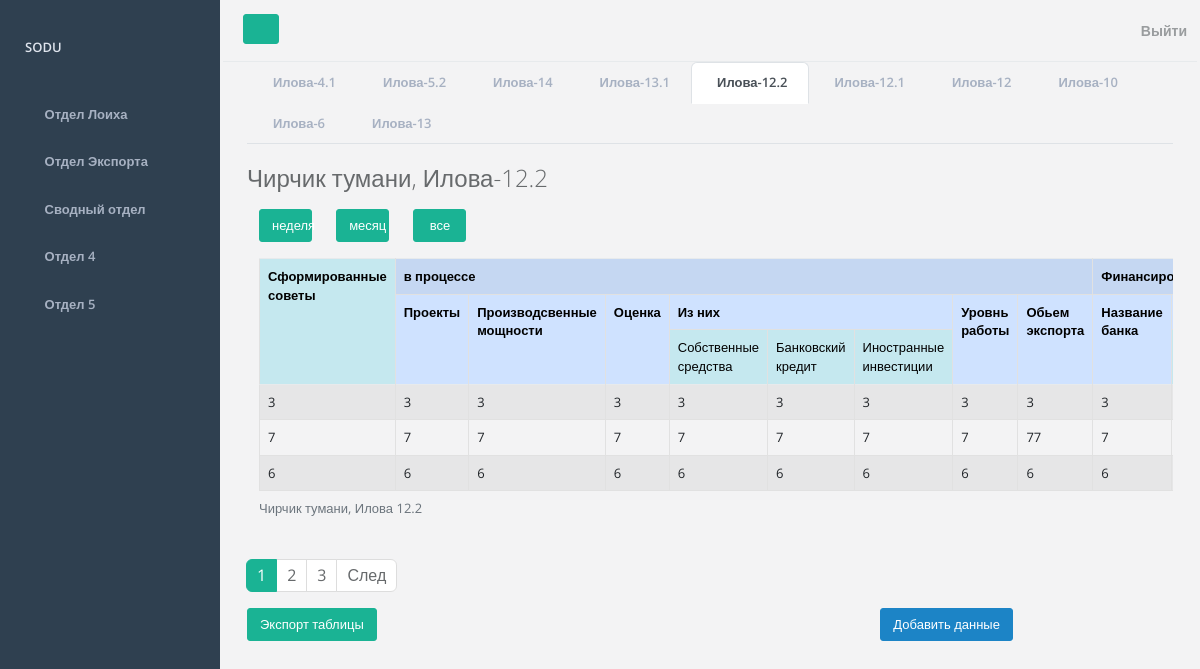
Page /projects-department/table/ilova-12.2 (signed in) on the earlier database version.
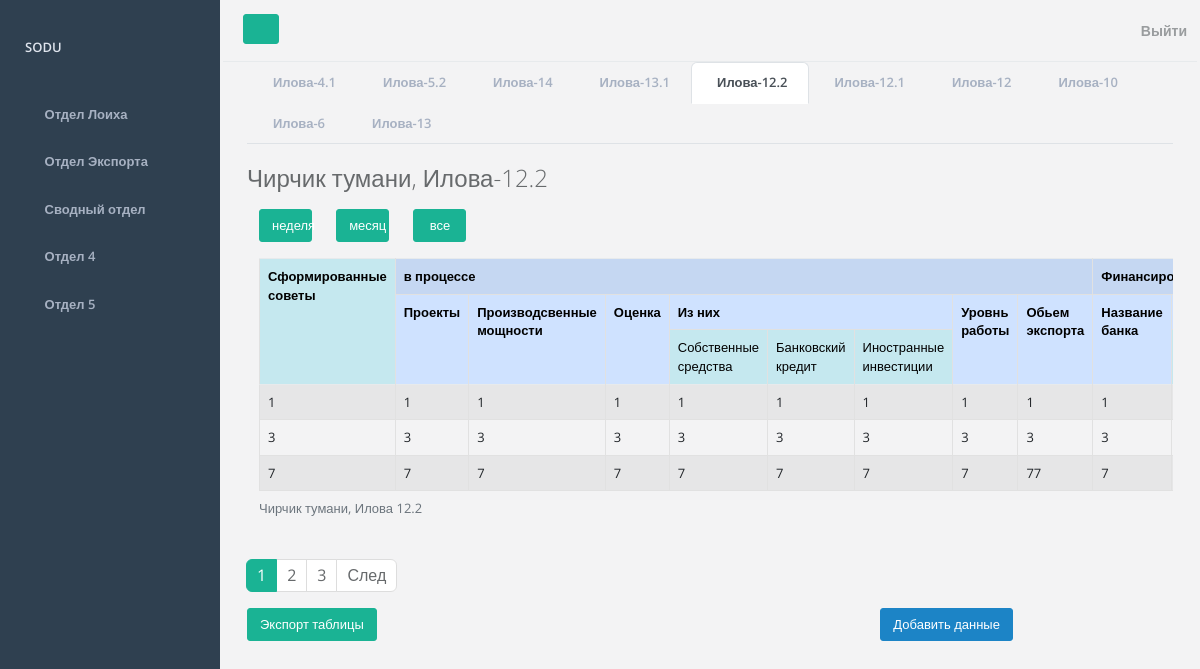
Same page on the later database version.
### mainapp/models.py (models this page shows, shortened)
class Loiha122(models.Model):
    district = models.ForeignKey(District, on_delete=models.PROTECT, verbose_name="Район")
    formed_tips = models.CharField(max_length=255, verbose_name="Сформированные советы")
    projects_at_work = models.CharField(max_length=255, verbose_name="Проекты")
    production_capacity_at_work = models.CharField(max_length=255, verbose_name="Производсвенные мощности")
    grade_at_work = models.CharField(max_length=255, verbose_name="Оценка")
    own_funds_grade_at_work = models.CharField(max_length=255, verbose_name="Собственные средства")
    bank_loan_grade_at_work = models.CharField(max_length=255, verbose_name="Банковский кредит")
    foreign_investments_grade_at_work = models.CharField(max_length=255, verbose_name="Иностранные инвестиции")
    workplace_at_work = models.CharField(max_length=255, verbose_name="Уровнь работы")
    export_volume_at_work = models.CharField(max_length=255, verbose_name="Обьем экспорта")
    name_bank_financing = models.CharField(max_length=255, verbose_name="Название банка")
    name_country_financing = models.CharField(max_length=255, verbose_name="название страны")
    organization_name_foreign_financing = models.CharField(max_length=255, verbose_name="название организации")
    time_create = models.DateTimeField(auto_now_add=True, verbose_name="Дата создания записи")
    time_update = models.DateTimeField(auto_now=True, verbose_name="Дата обновления записи")
    is_published = models.BooleanField(default=True, verbose_name="Опубликовано")
    class Meta:
        verbose_name = 'Таблица 12.2'
        verbose_name_plural = 'Таблицы 12.2'
        ordering = ['-time_create']

### mainapp/views.py (the view)
# urls.py: path('projects-department/table/ilova-12.2', views.get_data_table_Loiha122, name='table_loiha12.2'),
def get_data_table_Loiha122(request):
    if get_group_loiha_id(request):
        table_data = show_data_table_to_departament(Loiha122)
    else:
        table_data = show_data_table(request, Loiha122)
    page_obj = paginate_page(request, table_data)
    context = get_context_data(page_obj, 'Илова-12.2', projects_department, table_data)
    return render(request, src['loiha122'], context)

### mainapp/models.py (called while the page is built)
    def __str__(self):
        return self.district

### mainapp/utils.py (called while the page is built)
def show_data_table(request, model):
    model = model.objects.filter(district=request.user.district)
    return model

def get_context_data(page_obj, title, menu, table_data):
    context = {
        'page_obj': page_obj,
        'title': title,
        'projects_department': menu,
        'table_data': table_data
    }
    return context

def get_group_loiha_id(request):
    return request.user.groups.filter(id=3).exists() and request.user.groups.filter(id=1)

def paginate_page(request, table_data):
    paginator = Paginator(table_data, 3)
    page_number = request.GET.get('page')
    page_obj = paginator.get_page(page_number)
    return page_obj

### mainapp/templates/mainapp/data_table/table_loiha122.html (shortened to what this page needs)
{% extends 'mainapp/departments/projects_department.html' %}
{% block table %}
<h2 class="mb-3">
    {% if request.user.district != None %}
    {{ request.user.district }},
    {% endif %}
    {{ title }}
</h2>
{% block filter %}
<div class="container mb-3">
    <div class="row">
        <div class="col-1"><a class="btn btn btn-primary w-100"
                              href="{% url 'table_filter_loiha122' filter_slug='week' %}">неделя</a></div>
        <div class="col-1"><a class="btn btn btn-primary w-100"
                              href="{% url 'table_filter_loiha122' filter_slug='month' %}">месяц</a></div>
        <div class="col-1"><a class="btn btn btn-primary w-100" href="{% url 'table_loiha12.2' %}">все</a></div>
    </div>
</div>
{% endblock %}
<div class="container overflow-auto">
    <table class="table table-bordered table-striped">
        <caption>
            {% if request.user.district != None %}
                {{ request.user.district }},
            {% endif %}
            Илова 12.2
        </caption>
        <tr>
            <th class="table-info" rowspan="3">Сформированные советы</th>
            <th class="table-primary" colspan="8">в процессе</th>
            <th class="table-primary" colspan="3">Финансирование</th>
        </tr>
        <tr>
            <th class="table-primary" rowspan="2">Проекты</th>
            <th class="table-primary" rowspan="2">Производсвенные мощности</th>
            <th class="table-primary" rowspan="2">Оценка</th>
            <th class="table-primary" colspan="3">Из них</th>
            <th class="table-primary" rowspan="2">Уровнь работы</th>
            <th class="table-primary" rowspan="2">Обьем экспорта</th>
            <th class="table-primary" rowspan="2">Название банка</th>
        </tr>
        <tr>
            <td class="table-info">Собственные средства</td>
            <td class="table-info">Банковский кредит</td>
            <td class="table-info">Иностранные инвестиции</td>
        </tr>
        {% for data in page_obj %}
        <tr>
            <td>{{ data.formed_tips }}</td>
            <td>{{ data.projects_at_work }}</td>
            <td>{{ data.production_capacity_at_work }}</td>
            <td>{{ data.grade_at_work }}</td>
            <td>{{ data.own_funds_grade_at_work }}</td>
            <td>{{ data.bank_loan_grade_at_work }}</td>
            <td>{{ data.foreign_investments_grade_at_work }}</td>
            <td>{{ data.workplace_at_work }}</td>
            <td>{{ data.export_volume_at_work }}</td>
            <td>{{ data.name_bank_financing }}</td>
        </tr>
        {%endfor%}
    </table>
</div>
{% include 'mainapp/pagination.html' %}
{% endblock %}
{% block export_table %}
<a class="btn btn-primary mb-5" href="#">Экспорт таблицы</a>
{%endblock%}
{% block add_data %}
    {% if not request.user.groups.all and not request.user.is_superuser %}
<a class="btn btn-success mb-5" href="{% url 'form_loiha12.2' %}">Добавить данные</a>
    {% endif %}
{%endblock%}

Differences in the rows shown:
no longer on this page (row unchanged): Loiha122: formed_tips "6", projects_at_work "6", production_capacity_at_work "6", grade_at_work "6", own_funds_grade_at_work "6", bank_loan_grade_at_work "6", foreign_investments_grade_at_work "6", workplace_at_work "6", export_volume_at_work "6", name_bank_financing "6"
added Loiha122: formed_tips "1", projects_at_work "1", production_capacity_at_work "1", grade_at_work "1", own_funds_grade_at_work "1", bank_loan_grade_at_work "1", foreign_investments_grade_at_work "1", workplace_at_work "1", export_volume_at_work "1", name_bank_financing "1"
